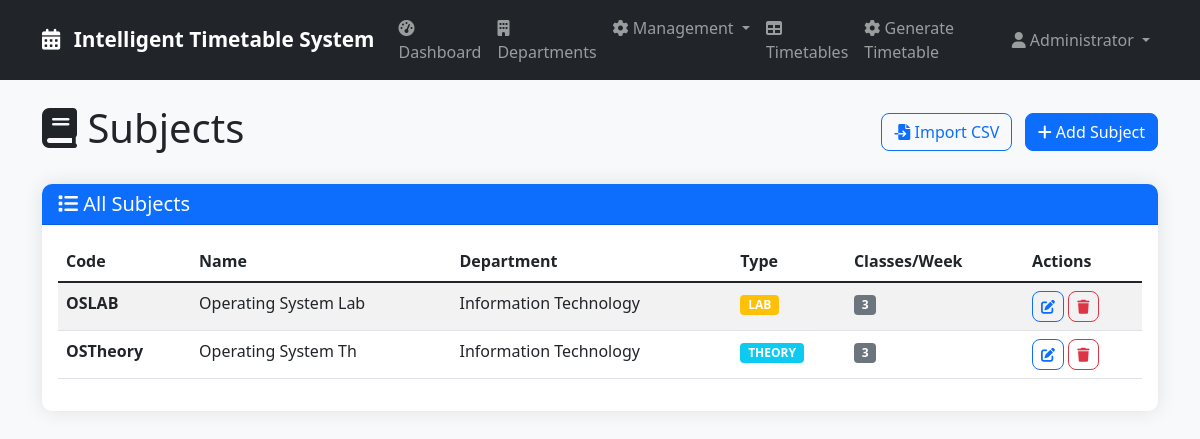
/subjects (signed in), run on the app's committed database.
### tables this page shows
CREATE TABLE subjects (
            id INTEGER PRIMARY KEY AUTOINCREMENT,
            name TEXT NOT NULL,
            code TEXT UNIQUE NOT NULL,
            department_id INTEGER,
            subject_type TEXT DEFAULT 'THEORY',
            classes_per_week INTEGER DEFAULT 3,
            created_at DATETIME DEFAULT CURRENT_TIMESTAMP,
            FOREIGN KEY (department_id) REFERENCES departments (id)
        );

CREATE TABLE departments (
            id INTEGER PRIMARY KEY AUTOINCREMENT,
            name TEXT NOT NULL,
            code TEXT UNIQUE NOT NULL,
            created_at DATETIME DEFAULT CURRENT_TIMESTAMP
        );

### app.py (the view)
@app.route('/subjects')
@login_required
def subjects():
    conn = sqlite3.connect('timetable.db')
    conn.row_factory = sqlite3.Row
    cursor = conn.cursor()
    cursor.execute('''
        SELECT s.*, d.name as department_name
        FROM subjects s
        LEFT JOIN departments d ON s.department_id = d.id
        ORDER BY s.name
    ''')
    subjects = cursor.fetchall()
    cursor.execute('SELECT * FROM departments ORDER BY name')
    departments = cursor.fetchall()
    conn.close()
    return render_template('subjects.html', subjects=subjects, departments=departments)

### app.py (called while the page is built)
def login_required(f):
    @wraps(f)
    def decorated_function(*args, **kwargs):
        if 'user_id' not in session:
            flash('Please log in to access this page.', 'error')
            return redirect(url_for('login'))
        return f(*args, **kwargs)
    return decorated_function

### templates/subjects.html (shortened to what this page needs)
{% extends "base.html" %}
{% block content %}
<div class="d-flex justify-content-between align-items-center mb-4">
    <h1><i class="fas fa-book"></i> Subjects</h1>
    {% if session.role == 'admin' %}
    <div>
        <a href="{{ url_for('upload_csv') }}" class="btn btn-outline-primary me-2">
            <i class="fas fa-file-import"></i> Import CSV
        </a>
        <button class="btn btn-primary" data-bs-toggle="modal" data-bs-target="#addSubjectModal">
            <i class="fas fa-plus"></i> Add Subject
        </button>
    </div>
    {% endif %}
</div>
<div class="card">
    <div class="card-header bg-primary text-white">
        <h5 class="mb-0"><i class="fas fa-list"></i> All Subjects</h5>
    </div>
    <div class="card-body">
        {% if subjects %}
        <div class="table-responsive">
            <table class="table table-striped table-hover">
                <thead>
                    <tr>
                        <th>Code</th>
                        <th>Name</th>
                        <th>Department</th>
                        <th>Type</th>
                        <th>Classes/Week</th>
                        {% if session.role == 'admin' %}
                        <th>Actions</th>
                        {% endif %}
                    </tr>
                </thead>
                <tbody>
                    {% for subject in subjects %}
                    <tr>
                        <td class="fw-bold">{{ subject.code }}</td>
                        <td>{{ subject.name }}</td>
                        <td>{{ subject.department_name or 'N/A' }}</td>
                        <td>
                            <span class="badge bg-{{ 'info' if subject.subject_type == 'THEORY' else 'warning' }}">
                                {{ subject.subject_type }}
                            </span>
                        </td>
                        <td>
                            <span class="badge bg-secondary">{{ subject.classes_per_week }}</span>
                        </td>
                        {% if session.role == 'admin' %}
                        <td>
                            <button class="btn btn-sm btn-outline-primary" data-bs-toggle="modal"
                                    data-bs-target="#editSubjectModal"
                                    data-id="{{ subject.id }}"
                                    data-name="{{ subject.name }}"
                                    data-code="{{ subject.code }}"
                                    data-dept="{{ subject.department_id }}"
                                    data-type="{{ subject.subject_type }}"
                                    data-classes="{{ subject.classes_per_week }}">
                                <i class="fas fa-edit"></i>
                            </button>
                            <button class="btn btn-sm btn-outline-danger" data-bs-toggle="modal"
                                    data-bs-target="#deleteSubjectModal"
                                    data-id="{{ subject.id }}"
                                    data-name="{{ subject.name }}">
                                <i class="fas fa-trash"></i>
                            </button>
                        </td>
                        {% endif %}
                    </tr>
                    {% endfor %}
                </tbody>
            </table>
        </div>
        {% else %}
        <div class="alert alert-info">
            <i class="fas fa-info-circle"></i> No subjects found. Add some subjects to get started.
        </div>
        {% endif %}
    </div>
</div>
{% endblock %}

### static/css/style.css (style rules this page uses)
:root { --primary-color: #007bff; --secondary-color: #6c757d; --success-color: #28a745; --danger-color: #dc3545; --warning-color: #ffc107; --info-color: #17a2b8; }
body { background-color: #f8f9fa; font-family: 'Segoe UI', Tahoma, Geneva, Verdana, sans-serif; }
.card { border: none; border-radius: 10px; box-shadow: 0 0 20px rgba(0, 0, 0, 0.1); transition: transform 0.2s; }
.card-header { border-radius: 10px 10px 0 0 !important; font-weight: 600; }
.btn { border-radius: 8px; font-weight: 500; transition: all 0.3s; }
.table-responsive { border-radius: 10px; overflow: hidden; }

### data on the page
subjects: code "OSLAB", name "Operating System Lab", name "Information Technology", subject_type "LAB", classes_per_week "3"
subjects: code "OSTheory", name "Operating System Th", name "Information Technology", subject_type "THEORY", classes_per_week "3"

### other printed values
{{ session.full_name or session.username }} "Administrator"
